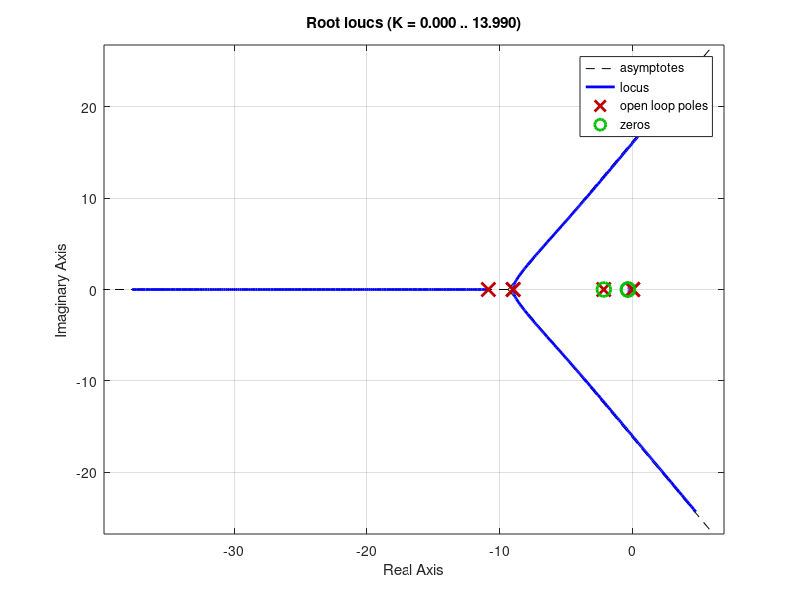

Write MATLAB code to recreate this figure. (Note: this script raises an error after producing the figure.)
clear
close all
clc


% Requirements
MP = 0; %Overshoot
RT = 5; %Rise time

df = -log(MP/100) * sqrt(1/(pi^2 + log(MP/100)^2)); %Find dampning factor


% Plant (Motor - Dynamics)
G = tf([92.2628],[0.46,1]) * tf([1],[1.2,0,0]);


% Controller time

P = tf([1,2.1730],[1,2.1730*5]); %Pole replacement

%PID = 1 + 4*tf([1,0],[0,1]) + 1*tf([0,1],[1,0]); %PID contoller

%z = 5;

%N = tf([1,z],[1,z*20]); %Lead

z = (1.8/RT);

N = tf([1,z],[1,z*25]); %Lead

K = 25.33*0.3794;

D = K*P*N*N;


% Generate a root locus of the plant and controller
figure(), rlocus(G*D);


% Draw our requirements on the graph
line(tan(acos(df)+(pi/2)));
circle(0,0,(1.8/RT));


CL = ((G*D)/(1+G*D));


% At last draw the closed loop step response
figure(), step(CL);
[y, t] = step(CL);
sse = abs(1-y(length(y)));


% For drawing circles
function h = circle(x,y,r)
hold on
th = 0:pi/50:2*pi;
xunit = r * cos(th) + x;
yunit = r * sin(th) + y;
h = plot(xunit, yunit);
hold off
end

% For drawing lines
function h = line(a)
hold on
xunit = -100:100;
yunit = a * xunit;
h = plot(xunit, yunit);
hold off
end